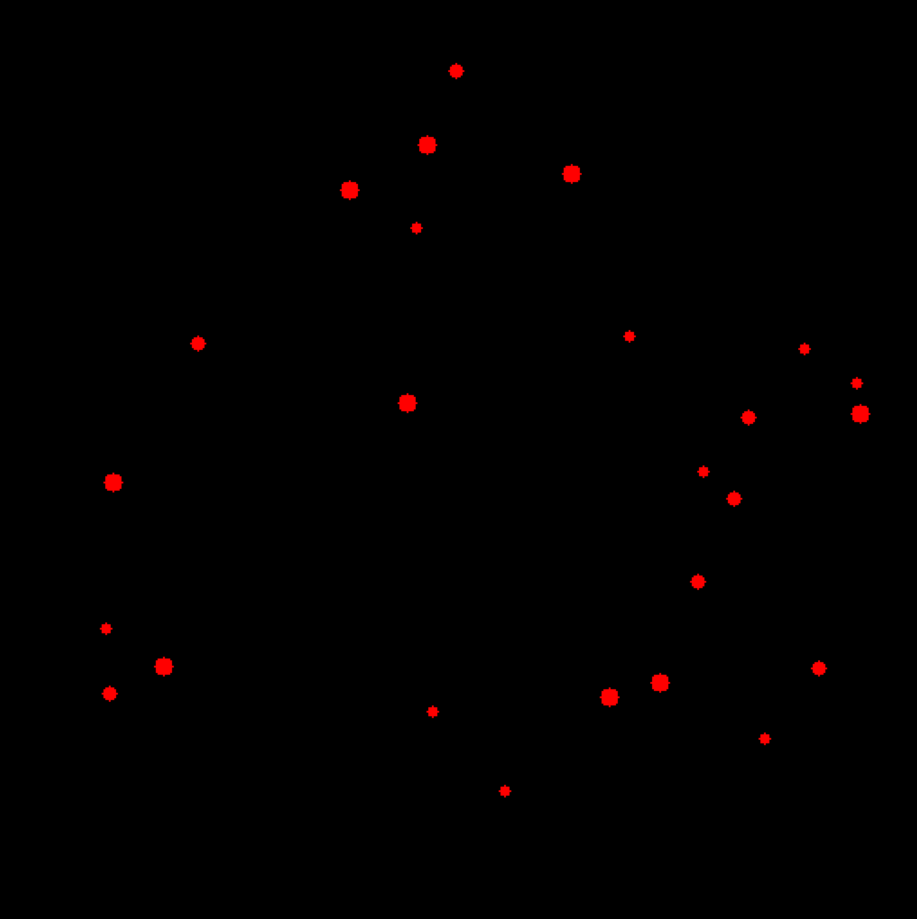
#> input picture tests/test-images/test_image_1.jpg, 917 x 919 px, found by its file name
$ python analyze_microplastics.py
#> lines starting #> are read from the running program, lines starting #| are printed output that depends on the picture; after the words box and inside, x2 and y2 are one past the last pixel; in counts of white or black regions, pixels touching at a corner belong together
import argparse
import cv2
import numpy as np
import matplotlib.pyplot as plt
import os

def analyze_microplastics(image_path, min_area=10, max_area=5000, low_thresh=10, high_thresh=30, show_image_processing=False):
    """
    Analyze a fluorescence image for microplastic particles.

    Args:
        image_path (str): Path to the captured image file.
        min_area (int): Minimum contour area to count (in pixels).
        max_area (int): Maximum contour area to count.
        low_thresh (int): Max count for 'Low' classification.
        high_thresh (int): Max count for 'Medium' classification.
        show_image_processing (bool): Whether to display the visualization plot.

    Returns:
        particle_count (int): Number of detected particles.
        category (str): 'Low', 'Medium', or 'High'

    Raises:
        ValueError: If min_area > max_area or if thresholds are invalid
        FileNotFoundError: If the image file doesn't exist
    """
#> called with image_path = './tests/test-images/test_image_1.jpg', min_area = 10, max_area = 5000, low_thresh = 10, high_thresh = 30, show_image_processing = False
    # Input validation
    if min_area > max_area:
        raise ValueError("min_area cannot be greater than max_area")

    # Ensure non-negative areas
    min_area = max(0, min_area)
    max_area = max(0, max_area)

    # Ensure thresholds are non-negative and properly ordered
    low_thresh = max(0, low_thresh)
    high_thresh = max(low_thresh, high_thresh)

    # Check if file exists
    if not os.path.exists(image_path):
        raise FileNotFoundError(f"Image file not found: {image_path}")

    # Load image
    image = cv2.imread(image_path)
#> image is the input picture: shape (919, 917, 3); mean B, G, R 0, 0, 1.3
    if image is None:
        raise ValueError(f"Failed to load image: {image_path}")

    print("Processing image for microplastics...")

    # Convert to HSV (Hue, Saturation, Value) color space
    # It separates color information (hue) from intensity (value), making it easier to isolate specific colors.
    # This allows us to create masks based on specific color ranges.
    hsv = cv2.cvtColor(image, cv2.COLOR_BGR2HSV)
#> hsv: shape (919, 917, 3); mean H, S, V 0, 1.7, 1.3

    ''' Define solvatochromic hue ranges '''
    # These ranges are based on the expected fluorescence emission of solvatochromic dyes like Nile Red.
    # The ranges are defined in HSV color space of (lower_bound, upper_bound), where:
    #   H: Hue of 0-179 (color type)
    #   S: Saturation of 0-255 (color intensity)
    #   V: Value of 0-255 (brightness)
    # 50 is a common threshold for Saturation and Value to ensure we are detecting bright colors.
    # Values in experiment:
    #   Excitation source: LED GREEN DIFFUSED 3MM ROUND T/H with peak @ 515 nm
    #   Emission filter Lee No. 105 Orange: 560 nm long-pass filter
    #   Nile Red:       Ex: 510-550 nm; Em: 580-650 nm
    #       Datasheet:  Ex: 515 nm;     Em: 585 nm
    #       🇯🇵 study:   Ex: 450–490 nm; Em: 515–565 nm
    #   Hydrophobic (non-polar) plastics, e.g. polyethylene (PE) & polypropylene (PP):  Em: 580-630 nm
    #   Hydrophilic (polar) plastics, e.g. polystyrene (PS):                            Em: 631+ nm
    color_ranges = {
        "deep_red": [(340, 50, 50), (359, 255, 255)],   # (700, 661) nm
        "red":      [(0, 50, 50), (22, 255, 255)],      # (660, 626) nm
        "orange":   [(23, 50, 50), (51, 255, 255)],     # (625, 591) nm
        "yellow":   [(52, 50, 50), (70, 255, 255)],     # (590, 566) nm
        # "green":    [(71, 50, 50), (153, 255, 255)]      # (565, 500) nm
        # "blue":     [(154, 50, 50), (179, 255, 255)]     # (500, 450) nm
    }

    # Create masks for each color range
    # cv2.inRange(src, lowerb, upperb) creates a binary mask where pixels within the specified range are set to 255 (white),
    # and pixels outside the range are set to 0 (black).
    # The masks are combined to create a full mask that highlights all the relevant colors.
    full_mask = np.zeros_like(hsv[:, :, 0])
    masks = {}

    # Iterate through each color range and create a mask
    for name, (lower, upper) in color_ranges.items():
        # Convert lower and upper bounds to numpy arrays for cv2.inRange
        lower = np.array(lower)
        upper = np.array(upper)
        mask = cv2.inRange(hsv, lower, upper)
        masks[name] = mask
        full_mask = cv2.bitwise_or(full_mask, mask)
#> this loop made 4 passes
#> pass 2, in analyze_microplastics, `mask = cv2.inRange(hsv, lower, upper)`:
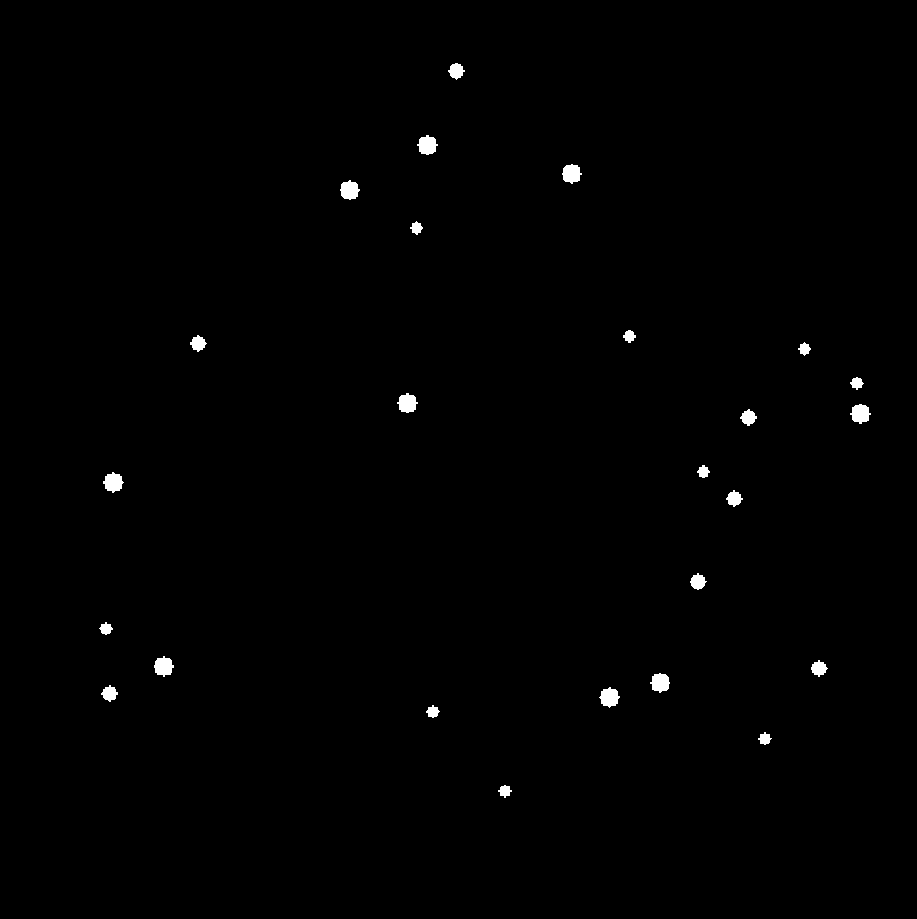
#> mask: shape (919, 917); 0.58% white; 25 white regions, largest, box (x1, y1, x2, y2) and area: (103, 472, 124, 493) 293, (397, 393, 418, 413) 292, (154, 656, 174, 677) 292
#> after the loop, masks = 4 items

    # Deep red + red masks
    red_deep_red_mask = cv2.bitwise_or(masks["deep_red"], masks["red"])

    # Orange mask
    yellow_orange_mask = cv2.bitwise_or(masks["orange"], masks["yellow"])

    ''' Blur to reduce noise '''
    # Fluorescence images often have speckle noise or small bright pixels not related to microplastics.
    # Blurring helps smooth out these high-frequency artifacts before thresholding.
    # Sharp edges or pixel spikes can confuse the thresholding process.
    # Threshold algorithms (like Otsu’s method) work better when the image is smoothed.
    # It helps ensure that true signals (plastics) stand out from background variations.
    # cv2.GaussianBlur(src, ksize, sigmaX) applies a Gaussian blur to the image.
    #   src: source image
    #   ksize: size of the Gaussian kernel
    #       An odd integer tuple, e.g., (5, 5).
    #       Determines the extent of blurring; larger values result in more blur.
    #       A kernel size of (5, 5) is a common choice for moderate blurring.
    #   sigmaX: standard deviation in the X direction (0 means it is calculated based on ksize)
    blurred = cv2.GaussianBlur(full_mask, (3, 3), 0)

    ''' Bilateral filter to preserve edges '''
    # The bilateral filter smooths the image while preserving edges, making it useful for fluorescence images.
    # cv2.bilateralFilter(src, d, sigmaColor, sigmaSpace) applies a bilateral filter to the image.
    #   src: source image
    #   d: diameter of the pixel neighborhood used during filtering (must be odd)
    #   sigmaColor: filter sigma in color space (larger values mean more colors will be mixed)
    #   sigmaSpace: filter sigma in coordinate space (larger values mean farther pixels will influence each other)
    bilateral_filtered = cv2.bilateralFilter(full_mask, d=3, sigmaColor=75, sigmaSpace=75)

    ''' Threshold (Otsu’s method) '''
    # Otsu's method automatically determines a threshold value to separate foreground from background.
    # It is particularly useful for images with bimodal histograms, like fluorescence images.
    # cv2.threshold(src, thresh_value, max_value, method)
    # thresh_value: initial threshold — set to 0 to enable Otsu’s auto-calculation
    # method
    #   THRESH_BINARY: pixels > threshold → 255 (white); others → 0 (black)
    #   THRESH_OTSU: automatically calculates the optimal threshold to separate foreground from background based on image histogram
    _, binary = cv2.threshold(blurred, 0, 255, cv2.THRESH_BINARY + cv2.THRESH_OTSU)

    ''' Morphological cleanup '''
    # Morphological operations help remove small noise and enhance the structure of detected particles.
    # cv2.getStructuringElement(shape, ksize) creates a structuring element for morphological operations.
    #   shape: cv2.MORPH_ELLIPSE, which creates an elliptical structuring element, which is effective for circular particles.
    #   ksize: size of the structuring element (3x3 in this case)
    # cv2.morphologyEx(src, op, kernel) applies a morphological operation to the image.
    #   src: source image (binary mask)
    #   op: morphological operation to apply
    #       cv2.MORPH_OPEN: removes small objects from the foreground (noise) while preserving larger structures.
    #   kernel: structuring element created above
    kernel = cv2.getStructuringElement(cv2.MORPH_ELLIPSE, (3, 3))
    cleaned = cv2.morphologyEx(binary, cv2.MORPH_OPEN, kernel)
#> cleaned: shape (919, 917); 0.55% white; 25 white regions

    ''' Find contours '''
    # cv2.findContours(image, mode, method) detects contours in a binary image.
    #   mode: cv2.RETR_EXTERNAL retrieves only the outer contours (useful for counting particles)
    #   method: cv2.CHAIN_APPROX_SIMPLE compresses horizontal, vertical, and diagonal segments and leaves only their endpoints.
    #       This reduces memory usage and speeds up contour processing.
    # The contours are stored in a list, where each contour is represented as an array of points.
    # The second return value is the hierarchy of contours, which we don't need here.
    contours, _ = cv2.findContours(cleaned, cv2.RETR_EXTERNAL, cv2.CHAIN_APPROX_SIMPLE)
#> contours = 25 contours; largest, box (x1, y1, x2, y2) and area: (599, 687, 620, 708) 256, (340, 180, 360, 200) 255, (154, 657, 174, 676) 254, (103, 472, 124, 493) 254, (851, 404, 870, 424) 254

    # Count valid particles
    count = 0
    for shape in contours:
        area = cv2.contourArea(shape)
        if min_area < area < max_area:
            count += 1
#> this loop made 25 passes
#> area on passes 1 to 12: 87, 87, 91, 256.5, 149, 253, 149, 254, 91, 159, 147, 254
#> after the loop, count = 25

    category = "Low" if count < low_thresh else "Medium" if count < high_thresh else "High"
#> category = 'Medium'


    ''' Visualize only if show_image_processing is True '''
    if show_image_processing:
        ''' Draw contours on the cleaned image '''
        # This step visualizes the detected contours on the cleaned image.
        # cv2.drawContours(image, contours, contourIdx, color, thickness)
        #   image: the image on which to draw the contours
        #   contours: list of contours to draw
        #   contourIdx: -1 means draw all contours; you can specify an index to draw a specific contour
        #   color: color of the contours (green in this case)
        #   thickness: thickness of the contour lines in pixels
        contour_img = image.copy()
        cv2.drawContours(contour_img, contours, -1, (0, 255, 0), 1)

        # Create a 2x4 grid of subplots
        fig, axes = plt.subplots(2, 4, figsize=(16, 10))
        axes[0, 0].imshow(cv2.cvtColor(image, cv2.COLOR_BGR2RGB))
        axes[0, 0].set_title("Original image")
        axes[0, 0].axis('off')

        axes[0, 1].imshow(red_deep_red_mask, cmap='gray')
        axes[0, 1].set_title("Red/deep red channels")
        axes[0, 1].axis('off')

        axes[0, 2].imshow(yellow_orange_mask, cmap='gray')
        axes[0, 2].set_title("Yellow/orange channels")
        axes[0, 2].axis('off')

        axes[0, 3].imshow(full_mask, cmap='gray')
        axes[0, 3].set_title("Combined mask")
        axes[0, 3].axis('off')

        axes[1, 0].imshow(blurred, cmap='gray')
        axes[1, 0].set_title("Blurred image")
        axes[1, 0].axis('off')

        axes[1, 1].imshow(bilateral_filtered, cmap='gray')
        axes[1, 1].set_title("Bilateral filter")
        axes[1, 1].axis('off')

        axes[1, 2].imshow(cleaned, cmap='gray')
        axes[1, 2].set_title("Cleaned image")
        axes[1, 2].axis('off')

        axes[1, 3].imshow(cv2.cvtColor(contour_img, cv2.COLOR_BGR2RGB))
        axes[1, 3].set_title("Contours detected")
        axes[1, 3].axis('off')

        plt.suptitle(f"Detected particles: {count} → Category: {category}", fontsize=14)
        plt.tight_layout()
        plt.show()

    return count, category

if __name__ == "__main__":
    parser = argparse.ArgumentParser(description="Analyze a captured image for microplastics")
    parser.add_argument(
        "--show_image_processing",
        action="store_true",
        help="Show image processing steps in a plot"
    )
    parser.add_argument(
        "--image_path",
        type=str,
        default="./tests/test-images/test_image_1.jpg",
        help="Path to the input image"
    )
    args = parser.parse_args()

    count, level = analyze_microplastics(args.image_path, show_image_processing=args.show_image_processing)
#> count = 25; level = 'Medium'
    print(f"Detected particles: {count} → Category: {level}")
#| Detected particles: 25 → Category: Medium

$ run again, with tests/test-images/test_image_2.jpg copied over tests/test-images/test_image_1.jpg
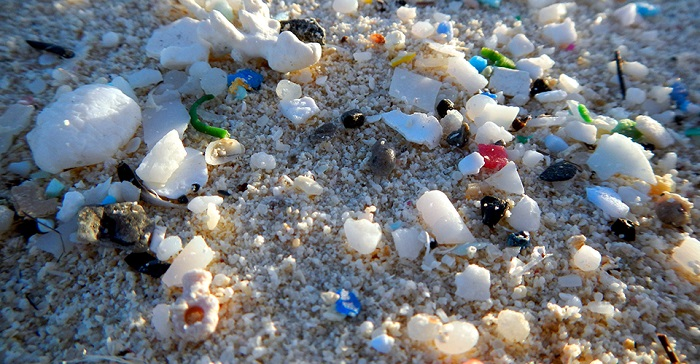
#> input picture tests/test-images/test_image_2.jpg, 700 x 364 px, found by its file name
#> in analyze_microplastics, image is the input picture: shape (364, 700, 3); mean B, G, R 124.9, 118.7, 113.6
#> hsv: shape (364, 700, 3); mean H, S, V 81.9, 63.1, 134.6
#> after the loop in analyze_microplastics, `for name, (lower, upper) in color_ranges.items():`:
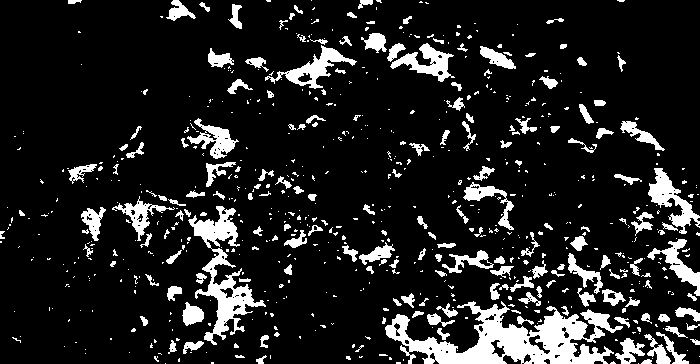
#> full_mask: shape (364, 700); 13.1% white; 689 white regions (509 under 20 px), largest, box (x1, y1, x2, y2) and area: (385, 301, 623, 364) 6805, (188, 206, 266, 345) 3031, (648, 168, 700, 234) 1179
#> after the loop in analyze_microplastics, `for name, (lower, upper) in color_ranges.items():`: masks = 4 items
#> yellow_orange_mask: shape (364, 700); 1.2% white; 490 white regions (478 under 20 px), largest, box (x1, y1, x2, y2) and area: (194, 118, 234, 143) 391, (480, 46, 516, 69) 382, (620, 121, 651, 143) 271
#> binary: shape (364, 700); 12.9% white; 480 white regions (300 under 20 px), largest, box (x1, y1, x2, y2) and area: (385, 301, 623, 364) 6860, (195, 248, 266, 345) 2006, (648, 168, 700, 234) 1204
#> in analyze_microplastics, `cleaned = cv2.morphologyEx(binary, cv2.MORPH_OPEN, kernel)`:
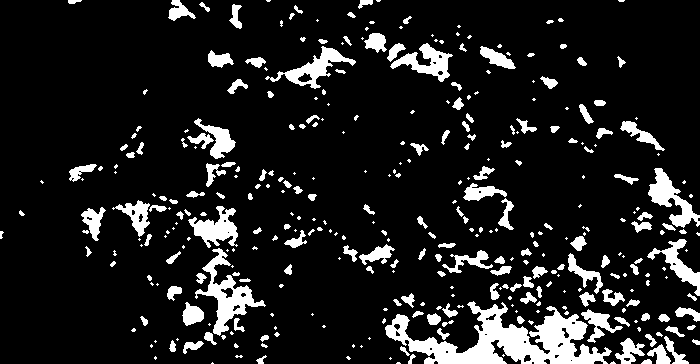
#> cleaned: shape (364, 700); 12% white; 357 white regions (181 under 20 px)
#> contours = 357 contours, 216 with area under 20; largest, box (x1, y1, x2, y2) and area: (385, 301, 612, 364) 5864, (195, 248, 266, 336) 1656, (648, 168, 700, 228) 1038, (265, 46, 356, 89) 1025, (188, 206, 238, 248) 920
#> the loop in analyze_microplastics, `for shape in contours:` made 357 passes
#> area on passes 4, 8, 11, 12, 14, 19, 20, 22: 28, 31, 24.5, 26.5, 207.5, 110.5, 42.5, 21
#> after the loop in analyze_microplastics, `for shape in contours:`: count = 197
#> category = 'High'
#> `count, level = analyze_microplastics(args.image_path, show_image_proce..`: count = 197; level = 'High'
#| Detected particles: 197 → Category: High

$ run again, with tests/test-images/test_image_3.jpg copied over tests/test-images/test_image_1.jpg
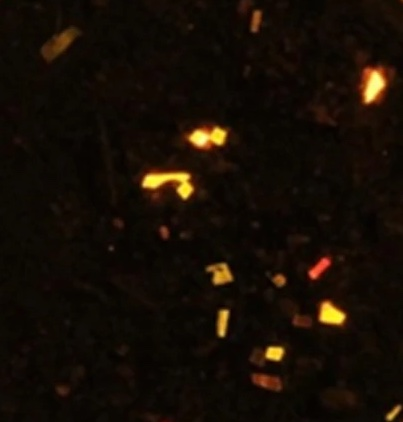
#> input picture tests/test-images/test_image_3.jpg, 403 x 422 px, found by its file name
#> in analyze_microplastics, image is the input picture: shape (422, 403, 3); mean B, G, R 5, 13.4, 21.7
#> hsv: shape (422, 403, 3); mean H, S, V 15.2, 197.2, 21.7
#> the loop in analyze_microplastics, `for name, (lower, upper) in color_ranges.items():` made 4 passes
#> pass 2, in analyze_microplastics, `mask = cv2.inRange(hsv, lower, upper)`:
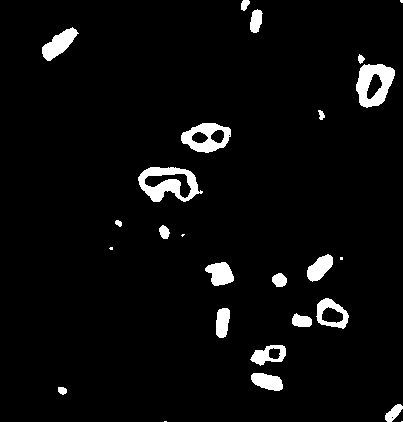
#> mask: shape (422, 403); 4.4% white; 26 white regions (6 under 20 px), largest, box (x1, y1, x2, y2) and area: (138, 167, 203, 202) 1179, (356, 64, 395, 108) 1059, (181, 123, 231, 153) 840
#> pass 3, in analyze_microplastics, `full_mask = cv2.bitwise_or(full_mask, mask)`:
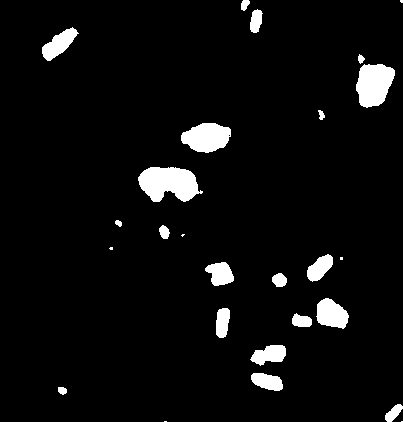
#> full_mask: shape (422, 403); 5.1% white; 26 white regions (6 under 20 px), largest, box (x1, y1, x2, y2) and area: (138, 167, 203, 202) 1608, (356, 64, 395, 108) 1278, (181, 123, 231, 153) 1094
#> after the loop in analyze_microplastics, `for name, (lower, upper) in color_ranges.items():`: masks = 4 items
#> binary: shape (422, 403); 5.1% white; 26 white regions (6 under 20 px), largest, box (x1, y1, x2, y2) and area: (138, 167, 203, 202) 1611, (356, 64, 395, 108) 1278, (181, 123, 231, 153) 1095
#> cleaned: shape (422, 403); 5.1% white; 24 white regions (4 under 20 px)
#> contours = 24 contours, 4 with area under 20; largest, box (x1, y1, x2, y2) and area: (138, 167, 203, 202) 1530, (356, 64, 395, 108) 1215, (181, 123, 231, 153) 1034, (316, 298, 349, 329) 671, (42, 27, 78, 61) 556
#> the loop in analyze_microplastics, `for shape in contours:` made 24 passes
#> area on passes 1 to 8: 157.5, 44, 377, 451, 183.5, 307.5, 671, 139.5
#> after the loop in analyze_microplastics, `for shape in contours:`: count = 20
#> category = 'Medium'
#> `count, level = analyze_microplastics(args.image_path, show_image_proce..`: count = 20; level = 'Medium'
#| Detected particles: 20 → Category: Medium

$ run again, with tests/test-images/test_image_4.jpg copied over tests/test-images/test_image_1.jpg
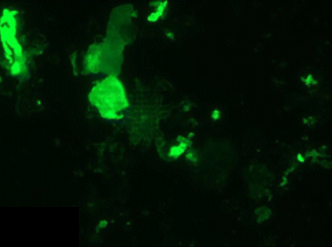
#> input picture tests/test-images/test_image_4.jpg, 332 x 247 px, found by its file name
#> in analyze_microplastics, image is the input picture: shape (247, 332, 3); mean B, G, R 3.7, 22.8, 1.8
#> hsv: shape (247, 332, 3); mean H, S, V 59.6, 227.9, 22.8
#> after the loop in analyze_microplastics, `for name, (lower, upper) in color_ranges.items():`:
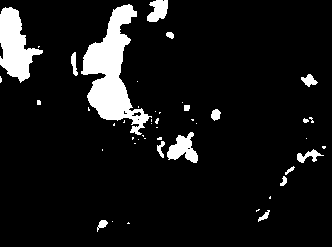
#> full_mask: shape (247, 332); 8.9% white; 47 white regions (31 under 20 px), largest, box (x1, y1, x2, y2) and area: (81, 4, 152, 135) 3707, (0, 7, 43, 83) 1737, (167, 132, 198, 163) 531
#> after the loop in analyze_microplastics, `for name, (lower, upper) in color_ranges.items():`: masks = 4 items
#> binary: shape (247, 332); 8.9% white; 34 white regions (18 under 20 px), largest, box (x1, y1, x2, y2) and area: (81, 4, 152, 135) 3714, (0, 7, 43, 82) 1747, (167, 132, 198, 163) 535
#> in analyze_microplastics, `cleaned = cv2.morphologyEx(binary, cv2.MORPH_OPEN, kernel)`:
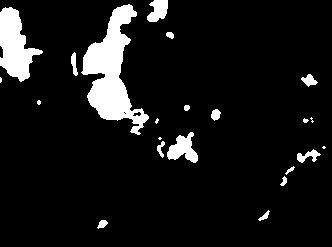
#> cleaned: shape (247, 332); 8.7% white; 22 white regions (6 under 20 px)
#> contours = 22 contours, 7 with area under 20; largest, box (x1, y1, x2, y2) and area: (81, 4, 149, 135) 3519, (0, 7, 43, 82) 1642, (167, 132, 198, 163) 478, (147, 0, 168, 22) 295, (297, 149, 321, 163) 124
#> the loop in analyze_microplastics, `for shape in contours:` made 22 passes
#> area on passes 1, 2, 3, 4, 5, 7, 9, 13: 48, 37, 28, 21, 124.5, 46, 477.5, 69.5
#> after the loop in analyze_microplastics, `for shape in contours:`: count = 16
#> category = 'Medium'
#> `count, level = analyze_microplastics(args.image_path, show_image_proce..`: count = 16; level = 'Medium'
#| Detected particles: 16 → Category: Medium
